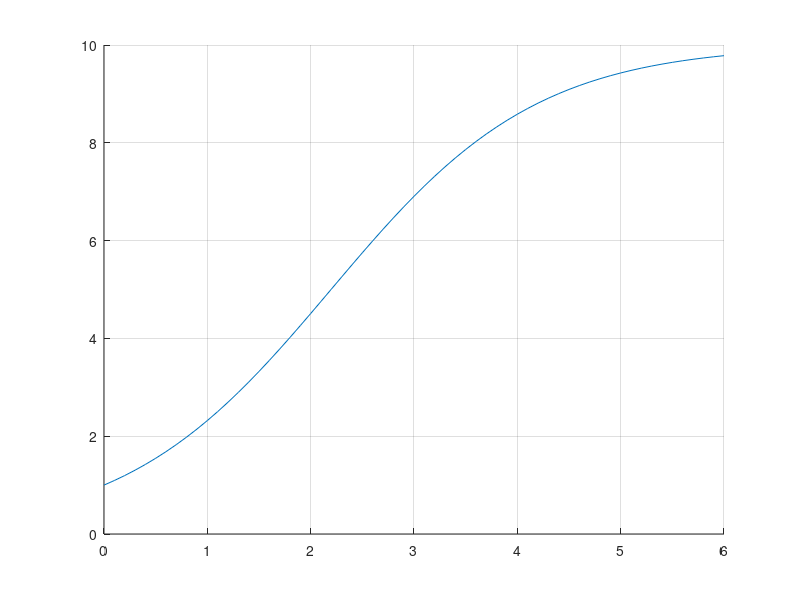

The MATLAB script that drew this image: (Note: this script raises an error after producing the figure.)
%Solutions to Exercise sheet 2 

clc
clear
global pop dpdt
%Global Function Handles
format long;
pop=@(t)(10./(1+9.*exp(-t)));
dpdt=@(pa)((1-pa/10).*pa);



% Solution to Exercise 1

t = [0:.1:6];
hold on;
grid on;
plot(t,pop(t))

%Question 2 part B

%Preciction functions A = Function( deltaT, TimeEnd )
%Function returns computed and exact values

tic 
E=Euler(1,5);
toc


tic 
H=Heun(1,5); 
toc


tic 
R=RungeKutta(1,5); 
toc



%Question 2 part C
%matrix "Errors" is a matrix
%Column headers are time increments
%Rows are RMS errors for each method Euler Heun and RK4 in that order

for n=1:4
    j=1/2^(n-1);
    Errors(1,n) = j;
Errors(2,n) = err( Euler(j,5) ); 
Errors(3,n) = err( Heun(j,5) );
Errors(4,n) = err( RungeKutta(j,5) );
end

Errors

%Question 2 part D

FactorImprovement=zeros(3,3);
for j=1:3
    for i=1:3
    FactorImprovement(i,j) = Errors(i+1,j)/Errors(i+1,j+1);
    end
end
FactorImprovement

%Question 2 part E Error Factor without Analytic Solution.
% ErrorEst is a matrix with header row time increments 
% Subsequent rows are RMS errors for each method Euler Heun and RK4

for n=1:4
    j=1/2^(n-1);
ErrorsEstimate(1,n) = j;
ErrorsEstimate(2,n) = errEst( Euler(j,5) ); 
ErrorsEstimate(3,n) = errEst( Heun(j,5) );
ErrorsEstimate(4,n) = errEst( RungeKutta(j,5) );
end
ErrorsEstimate


Estimated_Factor_Improvement=zeros(3,3);
for j=1:3
    for i=1:3
    Estimated_Factor_Improvement(i,j) = ErrorsEstimate(i+1,j)/ErrorsEstimate(i+1,j+1);
    end
end
Estimated_Factor_Improvement






function A = Euler( dt, tEnd )
%our implementation of the Euler method.
% ** two additional columns added after computed solution ***
%the second column is the exact solution 
%and the thrid column is the corresponding time point

global pop dpdt
t=0:dt:tEnd-dt;
A=zeros((length(t)),3);     %Initialise matrix
A(1,1) = 1;                   %Initial Population

for i=1:(length(t))
    A(i+1,1)= A(i,1) + dt * dpdt( A(i,1) );    
end
   A(:,2)= pop( 0:dt:dt*(length(t)) );   %analytic solution on second column
   A(:,3)= 0:dt:dt*(length(t));         %time from t=0 on third column.
   A = A(2:end,:);                      %delete the initial conditions
end


function A = Heun( dt, tEnd )
global pop dpdt
t=0:dt:tEnd-dt;
A=zeros((length(t)),3);
A(1,1) = 1; %Initial Population

for i=1:(length(t))
    k1 = dpdt( A(i,1) );
    p1 = A(i,1) + k1 * dt;
    k2 = dpdt( p1 );
    A(i+1,1)= A(i,1) + dt/2 * ( k1 + k2 );    
end

   A(:,2)= pop( 0:dt:dt*(length(t)) );  
   A(:,3)= 0:dt:dt*(length(t)); 
   A = A(2:end,:); 
   
end


function A = RungeKutta( dt, tEnd )
global pop dpdt
t=0:dt:tEnd-dt;
A=zeros((length(t)),2);
A(1,1) = 1; %Initial Population

for i=1:(length(t))
    k1 = dpdt( A(i,1) );
    p1 = A(i,1) + k1 * dt/2;
    k2 = dpdt( p1 );
    p2 = A(i,1) + k2 * dt/2;
    k3 = dpdt ( p2 );
    p3 = A(i,1) + k3*dt;
    k4 = dpdt( p3 );
    A(i+1,1)= A(i,1) + dt/6 * ( k1 + 2*k2 + 2*k3 + k4);    
end
   A(:,2)= pop( 0:dt:dt*(length(t)) );
   A(:,3)= 0:dt:dt*(length(t)); 
   A = A(2:end,:);              
end

function e = err( A ) 
%This function calculates the exact error
%between the gradient method computation and
%the exact analytic solution.
%input matrix has 2 columns, Frist column is gradient approximation 
%and second is the 
global pop
S=0; %sum of dif squared
for i=1:size(A,1)
    S = S + ( A(i,1) - A(i,2) )^2;
end
e = sqrt( 1/size(A,1) * S );

end


function e = errEst( A ) 
%Not working
%have to redo this need to best guess
%at End time with stepsize 1/8 and use that as the
%basis for calculating error- need to completely redo this function
global pop
S=0; %sum of dif squared
Assumed_solution = A(end,1);
for i=1:size(A,1)
    S = S + ( A(i,1) - Assumed_solution )^2;
end
e = sqrt( 1/size(A,1) * S );

end


